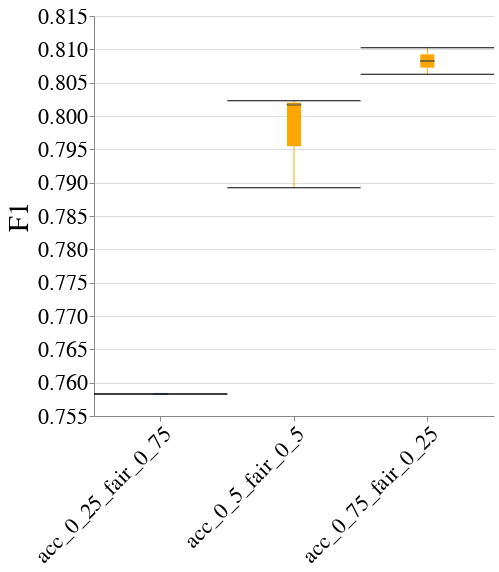

Write notebook code for a chart like this one.
### Code cell
create_box_plot_per_dataset_and_case_study(to_plot=best_lp_metrics_per_exp_config_df,
                                           exp_name=EXP_NAME,
                                           dataset_name=DATASET_NAME,
                                           case_study_name=CASE_STUDY_NAME,
                                           metric_name="F1")

### Figure 1 — Vega-Lite specification as saved in the notebook (floating-point values rounded to 4 significant figures)
{"config": {"view": {"continuousWidth": 400, "continuousHeight": 300, "stroke": null}, "axis": {"labelFontSize": 22, "labelFontWeight": "normal", "titleFontSize": 28, "titleFontWeight": "normal"}, "title": {"fontSize": 28}}, "data": {"name": "data-a39ab422e8ba08b0af60ae3654baec64"}, "mark": {"type": "boxplot", "color": "orange", "median": {"stroke": "black", "strokeWidth": 0.7}, "ticks": true}, "encoding": {"x": {"axis": {"labelAngle": -45, "labelLimit": 500}, "field": "exp_config_name", "title": null, "type": "nominal"}, "y": {"field": "overall", "scale": {"zero": false}, "title": "F1", "type": "quantitative"}}, "height": 400, "width": 400, "$schema": "https://vega.github.io/schema/vega-lite/v4.17.0.json", "datasets": {"data-a39ab422e8ba08b0af60ae3654baec64": [{"exp_config_name": "acc_0_25_fair_0_75", "logical_pipeline_uuid": "Tm9uZSZOT19GQUlSTkVTU19JTlRFUlZFTlRJT04mZ2FuZGFsZl9jbGY=", "physical_pipeline_uuid": "97b44aa6-dc64-4dc2-b722-8535c08651ed", "run_num": 3, "compound_pp_quality": 0.9277, "metric": "F1", "model_name": "gandalf_clf", "runtime_in_mins": 2.183, "dataset_name": "folk_emp", "logical_pipeline_name": "None&NO_FAIRNESS_INTERVENTION&gandalf_clf", "null_imputer_name": "None", "fairness_intervention_name": "NO_FAIRNESS_INTERVENTION", "RAC1P_dis": 0.7623, "RAC1P_priv": 0.756, "SEX&RAC1P_dis": 0.7229, "SEX&RAC1P_priv": 0.7664, "SEX_dis": 0.7153, "SEX_priv": 0.8002, "overall": 0.7583}, {"exp_config_name": "acc_0_5_fair_0_5", "logical_pipeline_uuid": "Tm9uZSZOT19GQUlSTkVTU19JTlRFUlZFTlRJT04mbGdibV9jbGY=", "physical_pipeline_uuid": "2d097d63-cc15-4d70-88d1-abdd4d78d9ca", "run_num": 1, "compound_pp_quality": 0.8706, "metric": "F1", "model_name": "lgbm_clf", "runtime_in_mins": 0.007136, "dataset_name": "folk_emp", "logical_pipeline_name": "None&NO_FAIRNESS_INTERVENTION&lgbm_clf", "null_imputer_name": "None", "fairness_intervention_name": "NO_FAIRNESS_INTERVENTION", "RAC1P_dis": 0.8, "RAC1P_priv": 0.8027, "SEX&RAC1P_dis": 0.7757, "SEX&RAC1P_priv": 0.8077, "SEX_dis": 0.7731, "SEX_priv": 0.8274, "overall": 0.8017}, {"exp_config_name": "acc_0_5_fair_0_5", "logical_pipeline_uuid": "Tm9uZSZOT19GQUlSTkVTU19JTlRFUlZFTlRJT04mbGdibV9jbGY=", "physical_pipeline_uuid": "846f918a-bd18-4953-88bf-a20d4c306818", "run_num": 2, "compound_pp_quality": 0.8678, "metric": "F1", "model_name": "lgbm_clf", "runtime_in_mins": 0.01013, "dataset_name": "folk_emp", "logical_pipeline_name": "None&NO_FAIRNESS_INTERVENTION&lgbm_clf", "null_imputer_name": "None", "fairness_intervention_name": "NO_FAIRNESS_INTERVENTION", "RAC1P_dis": 0.8033, "RAC1P_priv": 0.8016, "SEX&RAC1P_dis": 0.7766, "SEX&RAC1P_priv": 0.8091, "SEX_dis": 0.7711, "SEX_priv": 0.8336, "overall": 0.8023}, {"exp_config_name": "acc_0_5_fair_0_5", "logical_pipeline_uuid": "Tm9uZSZOT19GQUlSTkVTU19JTlRFUlZFTlRJT04mbGdibV9jbGY=", "physical_pipeline_uuid": "8ea591d3-56df-4801-bd9a-1bb4cb134bb4", "run_num": 5, "compound_pp_quality": 0.8733, "metric": "F1", "model_name": "lgbm_clf", "runtime_in_mins": 0.006931, "dataset_name": "folk_emp", "logical_pipeline_name": "None&NO_FAIRNESS_INTERVENTION&lgbm_clf", "null_imputer_name": "None", "fairness_intervention_name": "NO_FAIRNESS_INTERVENTION", "RAC1P_dis": 0.8061, "RAC1P_priv": 0.778, "SEX&RAC1P_dis": 0.7564, "SEX&RAC1P_priv": 0.7971, "SEX_dis": 0.7448, "SEX_priv": 0.8296, "overall": 0.7892}, {"exp_config_name": "acc_0_75_fair_0_25", "logical_pipeline_uuid": "Tm9uZSZOT19GQUlSTkVTU19JTlRFUlZFTlRJT04mcmZfY2xm", "physical_pipeline_uuid": "331a2f1a-1049-4f70-8fb6-a8102fcc79c5", "run_num": 2, "compound_pp_quality": 0.838, "metric": "F1", "model_name": "rf_clf", "runtime_in_mins": 0.0246, "dataset_name": "folk_emp", "logical_pipeline_name": "None&NO_FAIRNESS_INTERVENTION&rf_clf", "null_imputer_name": "None", "fairness_intervention_name": "NO_FAIRNESS_INTERVENTION", "RAC1P_dis": 0.8146, "RAC1P_priv": 0.8074, "SEX&RAC1P_dis": 0.7726, "SEX&RAC1P_priv": 0.8203, "SEX_dis": 0.7719, "SEX_priv": 0.8493, "overall": 0.8103}, {"exp_config_name": "acc_0_75_fair_0_25", "logical_pipeline_uuid": "Tm9uZSZOT19GQUlSTkVTU19JTlRFUlZFTlRJT04mcmZfY2xm", "physical_pipeline_uuid": "589e59c1-8398-4003-8955-a8396b524728", "run_num": 4, "compound_pp_quality": 0.8357, "metric": "F1", "model_name": "rf_clf", "runtime_in_mins": 0.05911, "dataset_name": "folk_emp", "logical_pipeline_name": "None&NO_FAIRNESS_INTERVENTION&rf_clf", "null_imputer_name": "None", "fairness_intervention_name": "NO_FAIRNESS_INTERVENTION", "RAC1P_dis": 0.807, "RAC1P_priv": 0.8058, "SEX&RAC1P_dis": 0.7732, "SEX&RAC1P_priv": 0.8146, "SEX_dis": 0.7788, "SEX_priv": 0.8341, "overall": 0.8063}]}}
